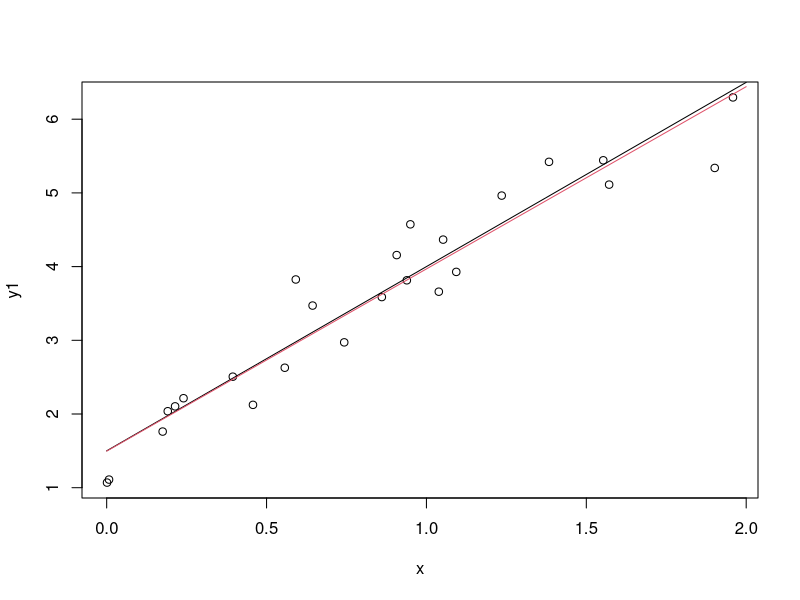
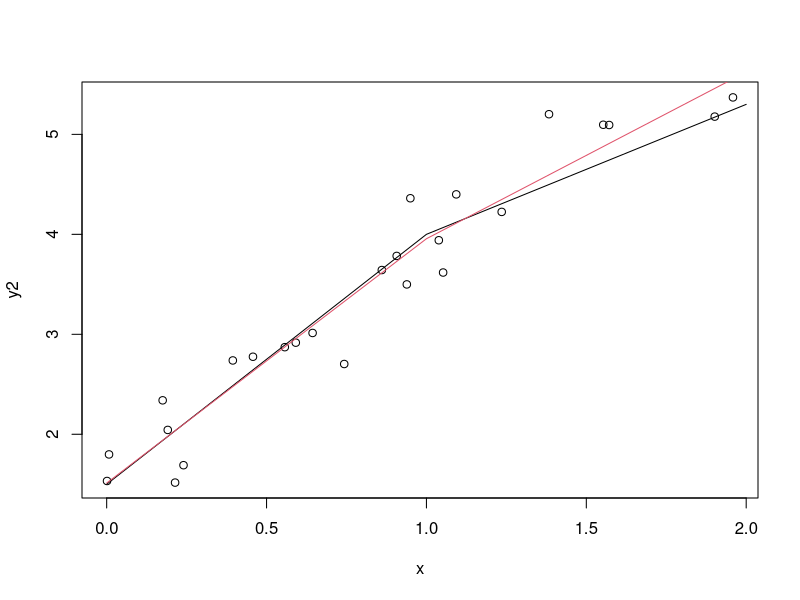
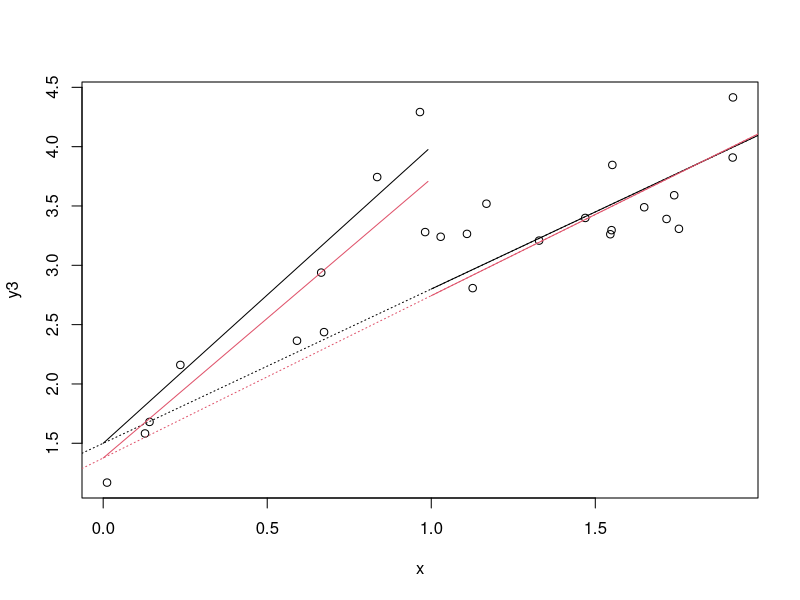
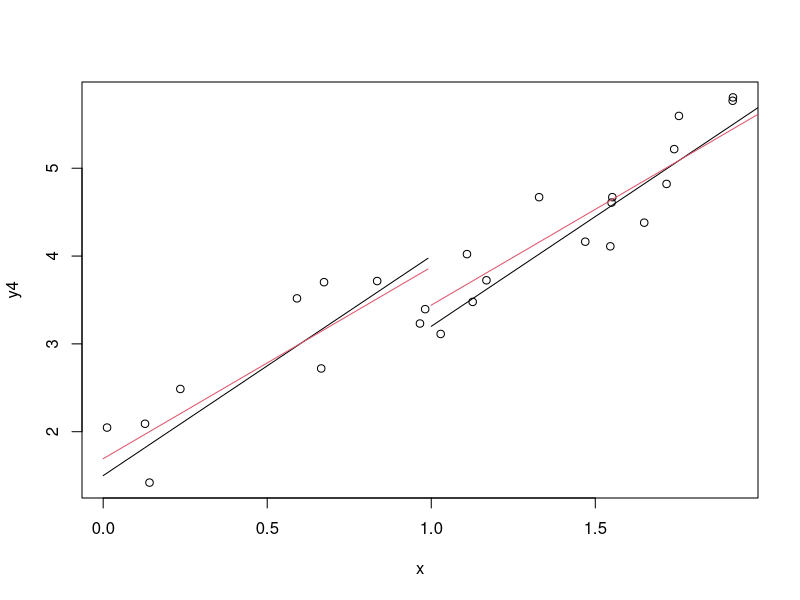
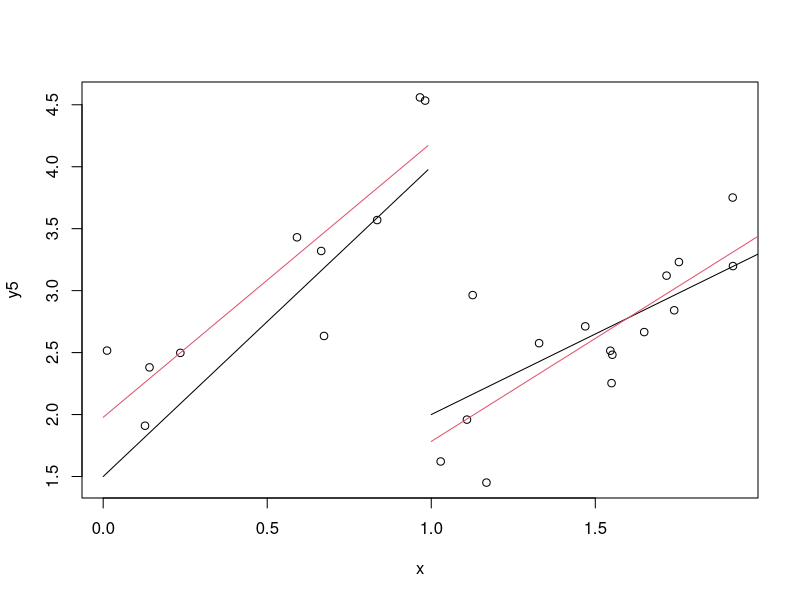
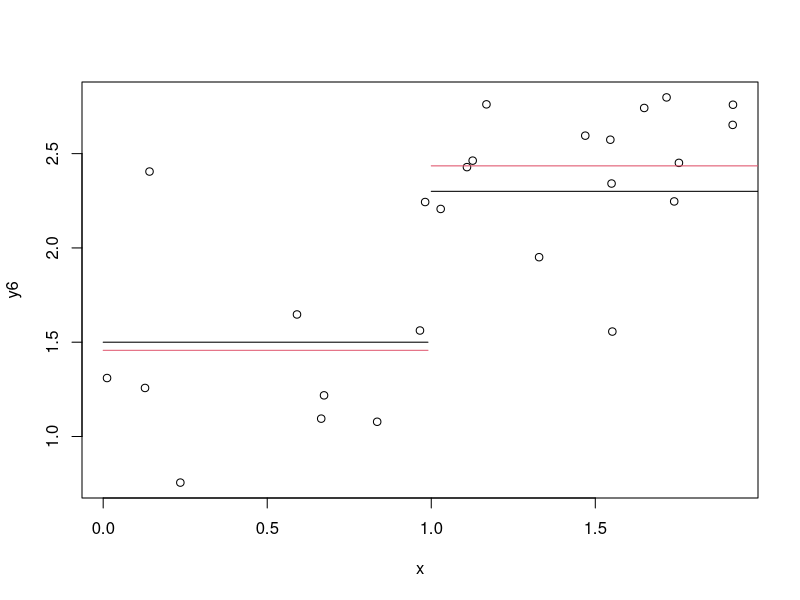

Write the R code that produced these figures, in order.
rm(list=ls())
##
n <- 25
S <- 0.35

set.seed(123098)
df <- data.frame(x = sort(runif(n, 0, 2)))
# New Data
nd <- data.frame(x = seq(0, 2, length = 201))
tm <- data.frame(x = seq(0, 2, length = 201))

##
## 1. Modelo de regressão linear simples
##
# Realização de dados de um modelo com o erro
df <- transform(df, y1 = 1.5 + 2.5 * x + rnorm(n, 0, S))
with(df, plot(y1 ~ x))
tm <- transform(tm, y1 = 1.5 + 2.5 * x)
with(tm, lines(y1 ~ x))
# Ajuste do modelo linear
fit01 <- lm(y1 ~ x, data = df)
summary(fit01)
nd$y1 <- predict(fit01, new = nd)
with(nd, lines(y1 ~ x, col=2))

##
## 2. Modelos de regressão segmentada com 1 ponto de corte (fixado)
## (x-1)+
df <- transform(df, x2 = ifelse(x < 1, 0, x-1))
tm <- transform(tm, x2 = ifelse(x < 1, 0, x-1))
nd <- transform(nd, x2 = ifelse(x < 1, 0, x-1))

df <- transform(df, y2 = 1.5 + 2.5 * x - 1.2 * x2 + rnorm(n, 0, S))
with(df, plot(y2 ~ x))
tm <- transform(tm, y2 = 1.5 + 2.5 * x - 1.2 * x2)
with(tm, lines(y2 ~ x))
# Ajuste do modelo de regressão segmentada
fit02 <- lm(y2 ~ x + x2, data=df)
summary(fit02)
nd$y2 <- predict(fit02, new=nd)
with(nd, lines(y2 ~ x, col=2))

##
## 3. Modelos de regressão com 2 partes e intercepto comum
## 
df <- data.frame(x = sort(runif(n, 0, 2)))
# New Data
nd <- data.frame(x = seq(0, 2, length = 201))
tm <- data.frame(x = seq(0, 2, length = 201))
#-----------

df <- transform(df, x3 = ifelse(x < 1, 0, x))
tm <- transform(tm, x3 = ifelse(x < 1, 0, x))
nd <- transform(nd, x3 = ifelse(x < 1, 0, x))

df <- transform(df, y3 = 1.5 + 2.5 * x - 1.2 * x3 + rnorm(n, 0, S))


with(df, plot(y3 ~ x))
tm <- transform(tm, y3 = 1.5 + 2.5 * x - 1.2 * x3)
with(subset(tm, x<1), lines(y3 ~ x))
with(subset(tm, x>=1), lines(y3 ~ x))
abline(1.5, 2.5-1.2, lty=3)

fit03 <- lm(y3 ~ x + x3, data=df)
summary(fit03)
nd$y3 <- predict(fit03, new=nd)
with(subset(nd, x<1), lines(y3 ~ x, col=2))
with(subset(nd, x>=1), lines(y3 ~ x, col=2))
abline(coef(fit03)[1], sum(coef(fit03)[2:3]), lty=3, col=2)

##
## 4. Modelos de regressão com 2 partes e inclinação comum
## 
df <- transform(df, x4 = ifelse(x < 1, 0, 1))
tm <- transform(tm, x4 = ifelse(x < 1, 0, 1))
nd <- transform(nd, x4 = ifelse(x < 1, 0, 1))

df <- transform(df, y4 = 1.5 + 2.5 * x - 0.8 * x4 + rnorm(n, 0, S))
with(df, plot(y4 ~ x))
tm <- transform(tm, y4 = 1.5 + 2.5 * x - 0.8 * x4)
with(subset(tm, x<1), lines(y4 ~ x))
with(subset(tm, x>=1), lines(y4 ~ x))

fit04 <- lm(y4 ~ x + x4, data=df)
summary(fit04)
nd$y4 <- predict(fit04, new=nd)
with(subset(nd, x<1), lines(y4 ~ x, col=2))
with(subset(nd, x>=1), lines(y4 ~ x, col=2))

##
## 5. Modelos de regressão com 2 partes
## 
df <- transform(df, y5 = 1.5 + 2.5 * x - 1.2 * x3 - 0.8 * x4 + rnorm(n, 0, S))
with(df, plot(y5 ~ x))
tm <- transform(tm, y5 = 1.5 + 2.5 * x - 1.2 * x3 - 0.8 * x4)
with(subset(tm, x<1), lines(y5 ~ x))
with(subset(tm, x>=1), lines(y5 ~ x))

fit05 <- lm(y5 ~ x + x3 + x4, data=df)
summary(fit05)
nd$y5 <- predict(fit05, new=nd)
with(subset(nd, x<1), lines(y5 ~ x, col=2))
with(subset(nd, x>=1), lines(y5 ~ x, col=2))

##
## 6. Modelos de regressão com 2 partes constantes
## 
df <- transform(df, y6 = 1.5 + 0.8 * x4 + rnorm(n, 0, S))
with(df, plot(y6 ~ x))
tm <- transform(tm, y6 = 1.5 + 0.8 * x4)
with(subset(tm, x<1), lines(y6 ~ x))
with(subset(tm, x>=1), lines(y6 ~ x))

fit06 <- lm(y6 ~ x4, data=df)
summary(fit06)
nd$y6 <- predict(fit06, new=nd)
with(subset(nd, x<1), lines(y6 ~ x, col=2))
with(subset(nd, x>=1), lines(y6 ~ x, col=2))

## Figura com os modelos
# jpeg("regpartes.jpg", width=1800, height=300)
# YL <- with(tm, range(cbind(y1,y2,y3,y4,y5,y6)))
# par(mfrow=c(1,6), mar=c(2,2,0,0))
# with(tm, plot(y1 ~x, ann=F, cex.axis=0.1, type="l", ylim=YL))
# with(tm, plot(y2 ~x, ann=F, cex.axis=0.1, type="l", ylim=YL))
# with(subset(tm, x<1), plot(y3 ~x, ann=F, cex.axis=0.1, type="l", xlim=c(0, 2), ylim=YL))
# with(subset(tm, x>=1), lines(y3 ~x))
# abline(1.5, 2.5-1.2, lty=2)
# with(subset(tm, x<1), plot(y4 ~x, ann=F, cex.axis=0.1, type="l", xlim=c(0, 2), ylim=YL))
# with(subset(tm, x>=1), lines(y4 ~x))
# with(subset(tm, x<1), plot(y5 ~x, ann=F, cex.axis=0.1, type="l", xlim=c(0, 2), ylim=YL))
# with(subset(tm, x>=1), lines(y5 ~x))
# with(subset(tm, x<1), plot(y6 ~x, ann=F, cex.axis=0.1, type="l", xlim=c(0, 2), ylim=YL))
# with(subset(tm, x>=1), lines(y6 ~x))
# dev.off()
